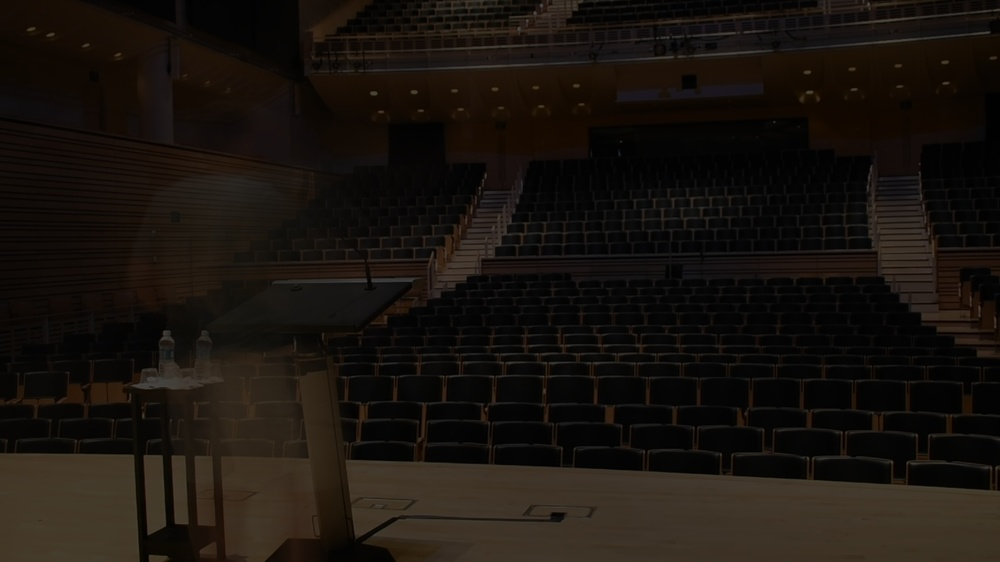
#> input picture hw1/avgSource_asher0.jpg, 1000 x 562 px, shrunk from 1920 x 1080 before the run
$ python one.py avgSource_asher0.jpg avgSource_asher1.jpg avgSource_asher1.jpg out.png   (older library calls are emulated)
#> lines starting #> are read from the running program, lines starting #| are printed output that depends on the picture
import cv2
import numpy as np
import scipy.sparse
import scipy.sparse.linalg

# imports
import os
import random
import sys
import math

def poisson(source,target, bitmask):
	height = source.shape[0]
	width = source.shape[1]

	mask3 = np.repeat(bitmask, 3, axis = 2)

	product = height * width
	coeff = scipy.sparse.identity(product, format='lil')
	gradients = np.zeros((product, 3), dtype=np.float)

	#process coefficients and gradients

	#iterate over all pixels
	for y in range(height):
		for x in range(width):

			#grab the coefficient index
			index = x + y * width

			#only edit where the mask is true
			if bitmask[y,x] == 1:
				tempGradient = np.array([0.0, 0.0, 0.0])
				coeff[index, index] = 4
				grad = [0.0,0.0,0.0] + source[y, x] * 4.0

				#mixed gradient
				gradT = [0.0,0.0,0.0] + target[y, x] * 4.0
				alpha = 0.5

				if y - 1 >= 0:
					grad -= source[y - 1, x]
					gradT -= target[y - 1, x]

					if bitmask[y - 1, x] == 1:
						coeff[index, index - 1] = -1
					else:
						tempGradient += target[y - 1, x]

				if y + 1 < height:
					grad -= source[y + 1, x]
					gradT -= target[y + 1, x]

					if bitmask[y + 1, x] == 1:
						coeff[index, index + 1] = -1

					else:
						tempGradient += target[y + 1, x]

				if x - 1 >= 0:
					grad-= source[y, x - 1]
					gradT-= target[y, x - 1]

					if bitmask[y, x - 1] == 1:
						coeff[index, index - width] = -1
					else:
						tempGradient += target[y, x - 1]

				if x + 1 < width:
					grad -= source[y, x + 1]
					gradT -= target[y, x + 1]

					if bitmask[y, x + 1] == 1:
						coeff[index, index + width] = -1
					else:
						tempGradient += target[y, x + 1]

				#gradients[index] = grad + tempGradient
				gradients[index] = (alpha) * (grad + tempGradient) + (1 - alpha) * (gradT + tempGradient)

			else:
				gradients[index] = target[y, x]


	coeff = coeff.tocsr()

	colors = np.zeros(source.shape,source.dtype)

	#iterate over each channel and solve the matrices
	for i in range(3):
		x = scipy.sparse.linalg.spsolve(coeff, gradients[:, i])

		#can be 318 or <0, so clamp
		x[x > 255] = 255
		x[x < 0] = 0

		colors[:,:,i] = x.reshape(height,width).astype(np.uint8)

	'''
	#mix the gradients (initial implementation)
	alpha = 0.5
	rGradientSource = (alpha) * rGradientSource + (1 - alpha) * rGradientTarget
	gGradientSource = (alpha) * gGradientSource + (1 - alpha) * gGradientTarget
	bGradientSource = (alpha) * bGradientSource + (1 - alpha) * bGradientTarget
	'''

	return colors


if __name__ == "__main__":

	img1Name = sys.argv[1]
	img2Name = sys.argv[2]
	bitName = sys.argv[3]
	imgNameOut = sys.argv[4]

	#read in all images
	source = cv2.imread(img1Name)
#> source is the input picture: shape (562, 1000, 3); mean B, G, R 14.1, 19.3, 24.8
	target = cv2.imread(img2Name)
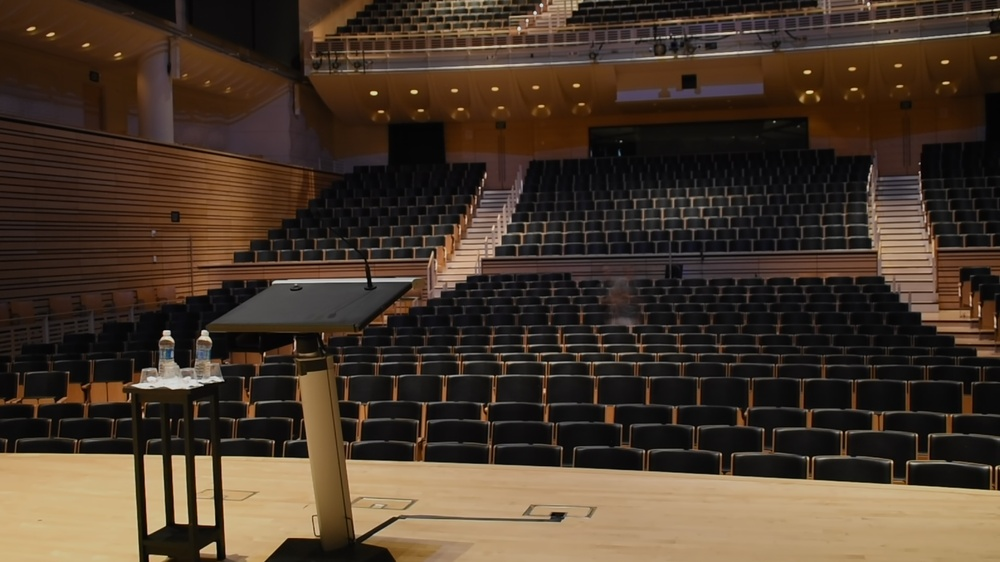
#> input picture hw1/avgSource_asher1.jpg, 1000 x 562 px, shrunk from 1920 x 1080 before the run
#> target is the input picture: shape (562, 1000, 3); mean B, G, R 43.1, 56.9, 72.6
	bitmask = cv2.imread(bitName,0).reshape(target.shape[0],target.shape[1],1)#read only one channel (they should all the same)
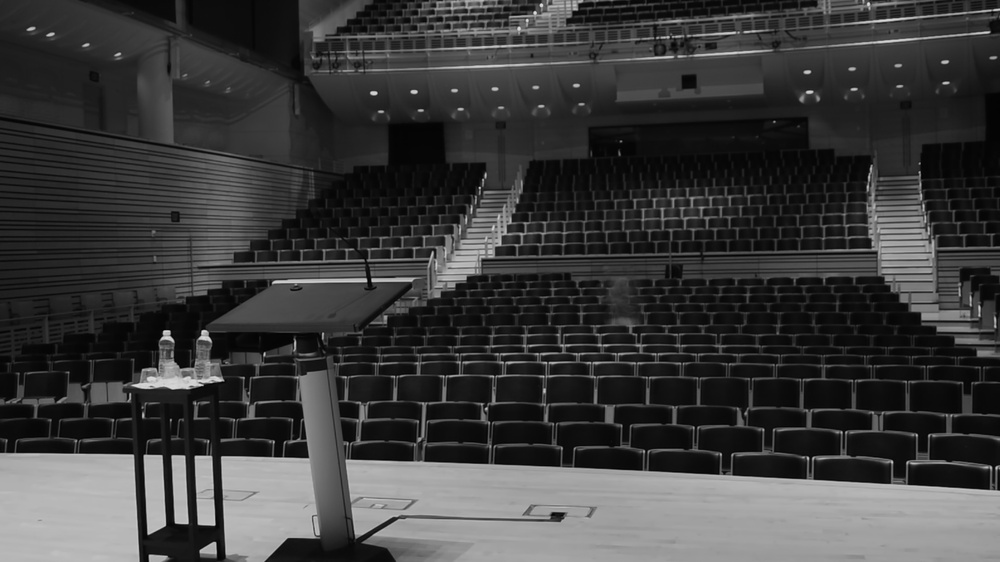
#> bitmask: shape (562, 1000, 1); min 0, max 226, mean 60

	bitmask[bitmask < 255] = 0
#> bitmask: shape (562, 1000, 1); every value is 0
	bitmask[bitmask >= 255] = 1

	#bitmask is now either 0 or 1

	result = poisson(source, target,bitmask)
#> in poisson, `mask3 = np.repeat(bitmask, 3, axis = 2)`: mask3: shape (562, 1000, 3); every value is 0

	'''
	#OpenCV implementation
	center = (int(target.shape[1]/2),int(target.shape[0]/2))

	result = cv2.seamlessClone(source, target, bitmask, center, cv2.NORMAL_CLONE)
	'''

	cv2.imwrite(imgNameOut, result)
